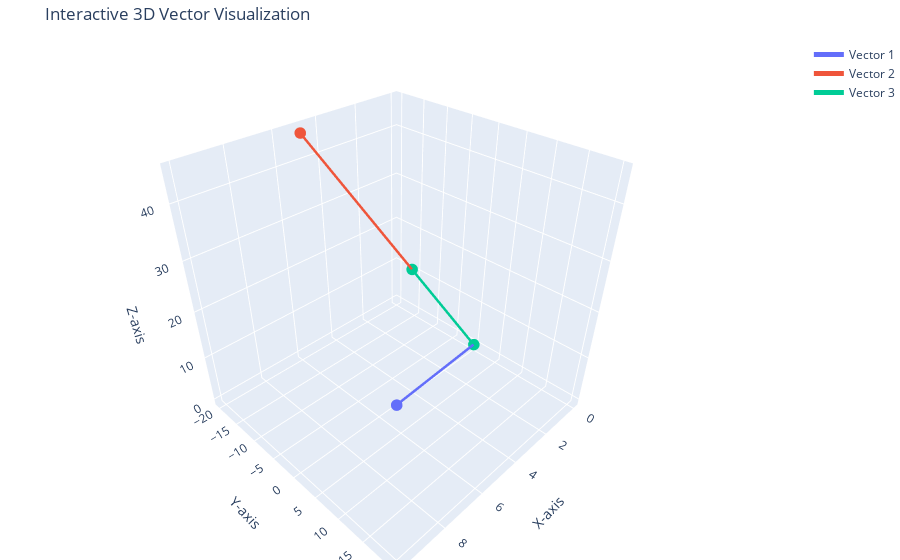

Notebook code cell kept with this figure:
### Code cell
plot_vectors_3d_interactive([vector_a, vector_b, projection_c])

### Figure 1 — Plotly figure (JSON) as saved in the notebook; plotly's stock layout.template omitted (floating-point values rounded to 4 significant figures)
{"data": [{"line": {"width": 5}, "marker": {"size": 4}, "mode": "lines+markers", "name": "Vector 1", "type": "scatter3d", "x": [0, 10], "y": [0, 20], "z": [0, 30]}, {"line": {"width": 5}, "marker": {"size": 4}, "mode": "lines+markers", "name": "Vector 2", "type": "scatter3d", "x": [0, 5], "y": [0, -20], "z": [0, 45]}, {"line": {"width": 5}, "marker": {"size": 4}, "mode": "lines+markers", "name": "Vector 3", "type": "scatter3d", "x": [0, 2.041], "y": [0, -8.163], "z": [0, 18.37]}], "layout": {"margin": {"b": 0, "l": 0, "r": 0, "t": 40}, "scene": {"xaxis": {"title": {"text": "X-axis"}}, "yaxis": {"title": {"text": "Y-axis"}}, "zaxis": {"title": {"text": "Z-axis"}}}, "title": {"text": "Interactive 3D Vector Visualization"}}}
